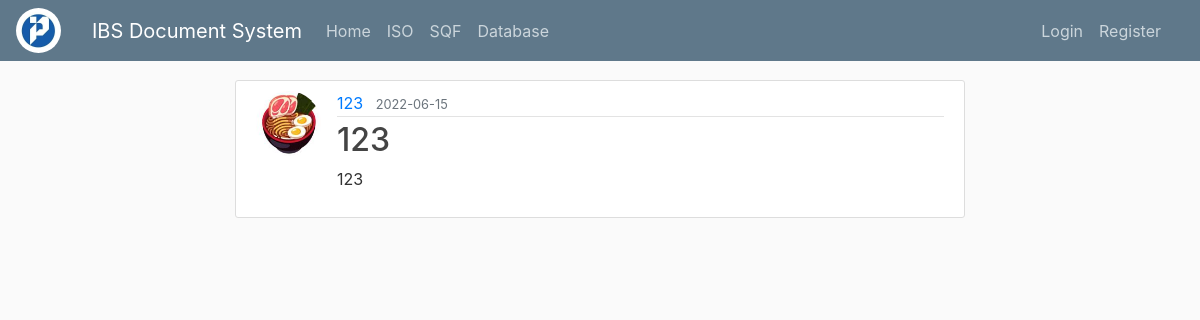
/post/1, run on the app's committed database.
### flaskblog/models.py (models this page shows, shortened)
class User(db.Model, UserMixin):
    id = db.Column(db.Integer, primary_key=True)
    username = db.Column(db.String(20), unique=True, nullable=False)
    email = db.Column(db.String(120), unique=True, nullable=False)
    image_file = db.Column(db.String(20), nullable=False, default='default.jpg')
    password = db.Column(db.String(60), nullable=False)
    posts = db.relationship('Post', backref='author', lazy=True)

class Post(db.Model):
    id = db.Column(db.Integer, primary_key=True)
    title = db.Column(db.String(100), nullable=False)
    date_posted = db.Column(db.DateTime, nullable=False, default=datetime.utcnow)
    content = db.Column(db.Text, nullable=False)
    user_id = db.Column(db.Integer, db.ForeignKey('user.id'), nullable=False)

### flaskblog/posts/routes.py (the view)
@posts.route("/post/<int:post_id>")
def post(post_id):
    post = Post.query.get_or_404(post_id)
    return render_template("post.html", title=post.title, post=post)

### flaskblog/templates/post.html (shortened to what this page needs)
{% extends "layout.html" %}
{%block content%}
  <article class="media content-section">
    <img class="rounded-circle article-img" src="{{ url_for('static', filename='profile_pics/' + post.author.image_file) }}">
      <div class="media-body">
        <div class="article-metadata">
          <a class="mr-2" href="{{ url_for('users.user_posts', username=post.author.username) }}">{{ post.author.username }}</a>
          <small class="text-muted">{{ post.date_posted.strftime('%Y-%m-%d') }}</small>
        </div>
        <h2 class="article-title">{{ post.title }}</h2>
        <p class="article-content">{{ post.content }}</p>
      </div>
  </article>
{% endblock content %}

### flaskblog/static/main.css (style rules this page uses)
body { background: #fafafa; color: #333333; margin-top: 5rem; }
h1, h2, h3, h4, h5, h6 { color: #444444; }
.content-section { background: #ffffff; padding: 10px 20px; border: 1px solid #dddddd; border-radius: 3px; margin-bottom: 20px; }
.article-title { color: #444444; }
.article-content { white-space: pre-line; }
.article-img { height: 65px; width: 65px; margin-right: 16px; }
.article-metadata { padding-bottom: 1px; margin-bottom: 4px; border-bottom: 1px solid #e3e3e3 }

### data on the page
User: image_file (picture), author.username "123"
Post: date_posted "2022-06-15", title "123", content "123"
